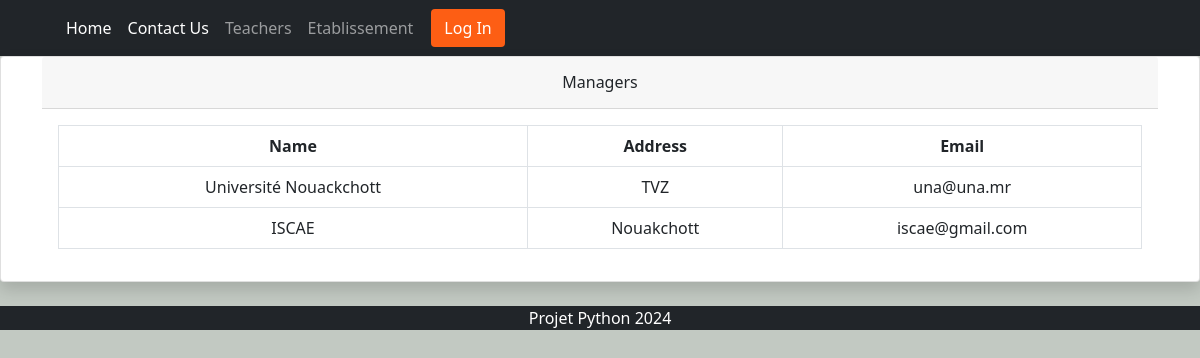
/etabs/, run on the app's committed database.
### app/models.py (models this page shows, shortened)
class Establishment(models.Model):
    manager=models.OneToOneField(Manager, on_delete=models.CASCADE)
    logo= models.ImageField(upload_to='media/logo/', null=True, blank=True)
    name = models.CharField(max_length=100)
    address = models.CharField(max_length=40)
    mobile = models.CharField(max_length=20,null=True)
    status=models.BooleanField(default=False)
    email = models.EmailField(max_length=255)
    subject = models.ManyToManyField(Subject, related_name='subject_demanded',)
    module = models.CharField(max_length=20, null=True, blank=True)

### app/views.py (the view)
# urls.py: path('etabs/', etablissement, name="etabs"),
def etablissement(request):
    etabs = Establishment.objects.all()
    context = {'etabs': etabs}
    return render(request, 'etabs.html', context)

### app/templates/etabs.html
{% extends 'base.html' %}
{% load static %}
{% block content %}
    <div class="card shadow mb-4">
        <div class="container">
            <div class="card-header py-3">
                <h6 class="m-0 font-weight-bold text-center">Managers</h6>
            </div>
            <div class="card-body">
                <div class="table-responsive">
                    <table class="table table-bordered text-center justify-content-center" id="dataTable" width="100%" cellspacing="0">
                        <thead>
                            <tr>
                                <th>Name</th>
                                <th>Address</th>
                                <th>Email</th>
                            </tr>
                        </thead>
                        <tbody>
                            {% for etab in etabs %}
                            <tr>
                                <td>{{ etab.name }}</td>
                                <td>{{ etab.address }}</td>
                                <td>{{ etab.email }}</td>
                            </tr>
                            {% endfor %}
                        </tbody>
                    </table>
                </div>
            </div>
        </div>
    </div>
{% endblock content %}

### data on the page
Establishment: name "Université Nouackchott", address "TVZ", email "una@una.mr"
Establishment: name "ISCAE", address "Nouakchott", email "iscae@gmail.com"
